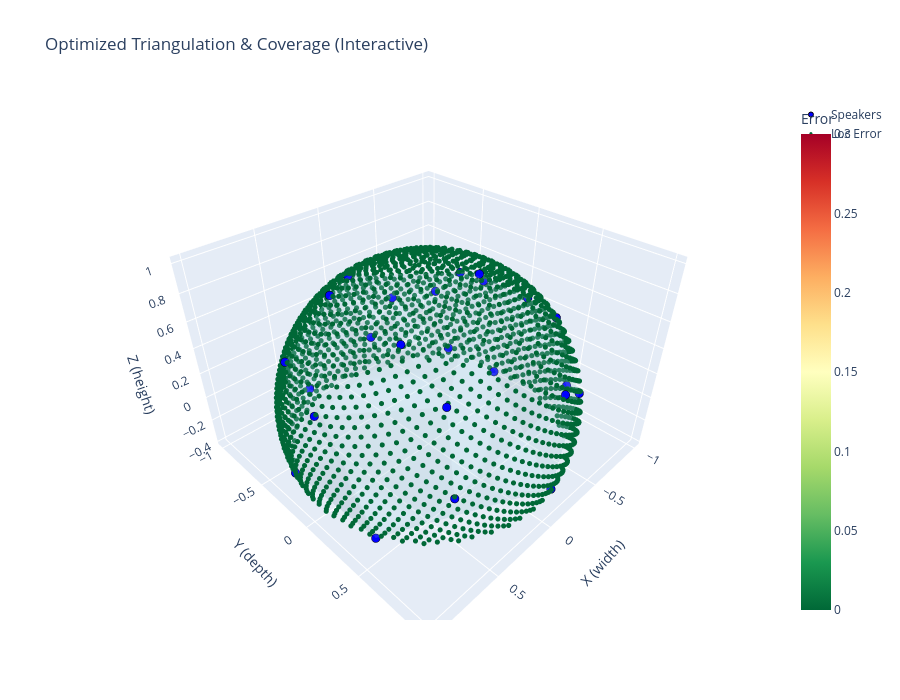

Notebook cell for this chart:
### Code cell
# =====================================================================
# Optimized Triangulation & Coverage -- Interactive 3D (Plotly)
# =====================================================================

traces_tri = []

# Triangulation mesh
tri_arr = np.array(renderer_opt.triangles)
traces_tri.append(go.Mesh3d(
    x=opt_dirs[:, 0], y=opt_dirs[:, 1], z=opt_dirs[:, 2],
    i=tri_arr[:, 0], j=tri_arr[:, 1], k=tri_arr[:, 2],
    opacity=0.15, color='lightblue', name='Triangulation'))

# Speaker directions
traces_tri.append(go.Scatter3d(
    x=opt_dirs[:, 0], y=opt_dirs[:, 1], z=opt_dirs[:, 2],
    mode='markers',
    marker=dict(size=5, color='blue', line=dict(width=1, color='black')),
    name='Speakers'))

# Coverage heatmap on sphere
td_norm = test_directions / (np.linalg.norm(test_directions, axis=1, keepdims=True) + 1e-12)
traces_tri.append(plotly_sphere_traces(
    td_norm, opt_loc_err, colorscale='RdYlGn_r',
    size=3, name='Loc Error', cmin=0, cmax=0.3, colorbar_title='Error'))

fig_tri = go.Figure(data=traces_tri,
                     layout=plotly_3d_layout(title='Optimized Triangulation & Coverage (Interactive)'))
fig_tri.show()

### Figure 1 — Plotly figure (JSON) as saved in the notebook; plotly's stock layout.template omitted (floating-point values rounded to 4 significant figures; data arrays with more than 128 entries replaced by an {"elided": "..."} marker saying what was removed)
{"data": [{"color": "lightblue", "i": [6, 10, 17, 17, 17, 22, 18, 18, 11, 11, 11, 11, 11, 11, 0, 0, 0, 0, 23, 23, 23, 7, 21, 21, 13, 13, 13, 13, 5, 5, 5, 5, 5, 8, 8, 8, 16, 16, 16, 16, 1, 1, 1, 1], "j": [3, 19, 10, 10, 9, 14, 10, 10, 9, 14, 18, 22, 22, 18, 14, 6, 14, 6, 6, 20, 6, 12, 3, 7, 22, 19, 20, 22, 12, 23, 23, 13, 13, 17, 21, 17, 7, 8, 5, 5, 21, 16, 8, 16], "k": [4, 15, 15, 9, 4, 2, 19, 9, 4, 4, 9, 14, 19, 19, 4, 4, 2, 2, 3, 2, 2, 3, 4, 3, 19, 15, 2, 2, 3, 3, 20, 15, 20, 4, 4, 15, 12, 15, 15, 12, 7, 7, 21, 8], "name": "Triangulation", "opacity": 0.15, "type": "mesh3d", "x": [0.5046, -0.7146, 0.9165, 0.01747, -0.1793, 0.3518, 0.4404, -0.4562, -0.8418, -0.7353, -0.8361, -0.2319, -0.2979, 0.8388, 0.5047, -0.9204, -0.7914, -0.8826, -0.6587, -0.2259, 0.9104, -0.7472, 0.5972, 0.7635], "y": [0.2972, -0.6382, 0.02331, -0.7645, 0.2394, -0.9067, -0.3964, -0.8553, -0.2698, 0.4495, 0.5456, 0.8901, -0.9502, 0.3934, 0.6377, -0.1725, -0.5604, 0.1063, 0.7475, 0.8971, -0.3047, -0.418, 0.7969, -0.4723], "z": [0.8106, 0.2866, 0.3993, 0.6444, 0.9542, -0.2327, 0.8056, 0.2458, 0.4675, 0.5072, -0.05676, 0.3923, -0.09093, -0.3764, 0.582, -0.3508, -0.2443, 0.4579, 0.08584, -0.3798, -0.2799, 0.5167, 0.09143, 0.4404]}, {"marker": {"color": "blue", "line": {"color": "black", "width": 1}, "size": 5}, "mode": "markers", "name": "Speakers", "type": "scatter3d", "x": [0.5046, -0.7146, 0.9165, 0.01747, -0.1793, 0.3518, 0.4404, -0.4562, -0.8418, -0.7353, -0.8361, -0.2319, -0.2979, 0.8388, 0.5047, -0.9204, -0.7914, -0.8826, -0.6587, -0.2259, 0.9104, -0.7472, 0.5972, 0.7635], "y": [0.2972, -0.6382, 0.02331, -0.7645, 0.2394, -0.9067, -0.3964, -0.8553, -0.2698, 0.4495, 0.5456, 0.8901, -0.9502, 0.3934, 0.6377, -0.1725, -0.5604, 0.1063, 0.7475, 0.8971, -0.3047, -0.418, 0.7969, -0.4723], "z": [0.8106, 0.2866, 0.3993, 0.6444, 0.9542, -0.2327, 0.8056, 0.2458, 0.4675, 0.5072, -0.05676, 0.3923, -0.09093, -0.3764, 0.582, -0.3508, -0.2443, 0.4579, 0.08584, -0.3798, -0.2799, 0.5167, 0.09143, 0.4404]}, {"marker": {"cmax": 0.3, "cmin": 0, "color": {"elided": "2048 float values"}, "colorbar": {"title": {"text": "Error"}}, "colorscale": [[0, "rgb(0,104,55)"], [0.1, "rgb(26,152,80)"], [0.2, "rgb(102,189,99)"], [0.3, "rgb(166,217,106)"], [0.4, "rgb(217,239,139)"], [0.5, "rgb(255,255,191)"], [0.6, "rgb(254,224,139)"], [0.7, "rgb(253,174,97)"], [0.8, "rgb(244,109,67)"], [0.9, "rgb(215,48,39)"], [1, "rgb(165,0,38)"]], "showscale": true, "size": 3}, "mode": "markers", "name": "Loc Error", "type": "scatter3d", "x": {"elided": "2048 float values"}, "y": {"elided": "2048 float values"}, "z": {"elided": "2048 float values"}}], "layout": {"height": 700, "scene": {"aspectmode": "data", "xaxis": {"title": {"text": "X (width)"}}, "yaxis": {"title": {"text": "Y (depth)"}}, "zaxis": {"title": {"text": "Z (height)"}}}, "title": {"text": "Optimized Triangulation & Coverage (Interactive)"}, "width": 900}}
